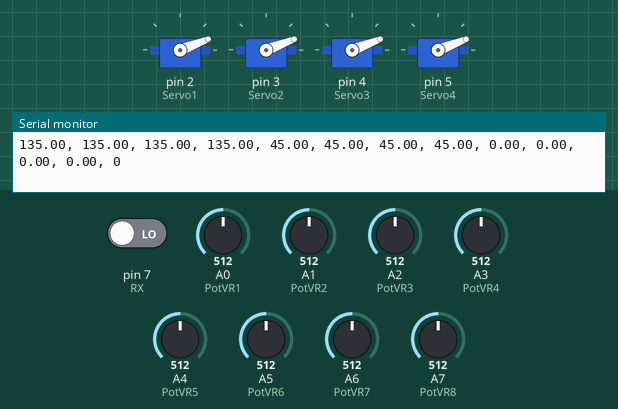
This sketch was run on a simulated Arduino Nano, built with avr-gcc and run on an emulated ATmega328P. Parts: 4 × servo, the last lines printed to the serial monitor. Inputs (shaded band) come from the test bench; at power-on: A0 (PotVR1) = 512, A1 (PotVR2) = 512, A2 (PotVR3) = 512, pin 7 (RX) LOW, A3 (PotVR4) = 512, A4 (PotVR5) = 512, A5 (PotVR6) = 512, A6 (PotVR7) = 512, A7 (PotVR8) = 512.

Above: at 1.25 s.
1.3 s: A0 (PotVR1) set to 119
At 2.43 s:
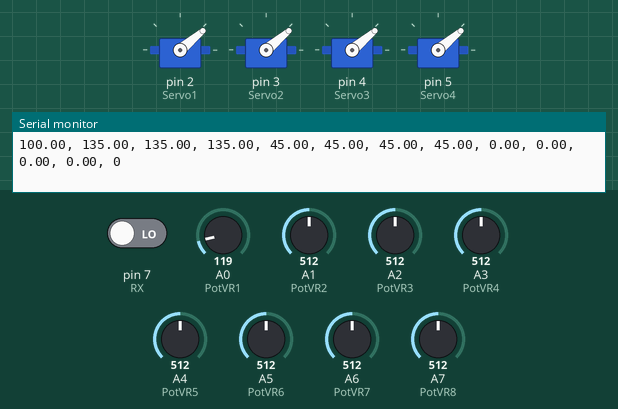
4.3 s: A0 (PotVR1) set to 106
7.3 s: A1 (PotVR2) set to 124
At 9.5 s:
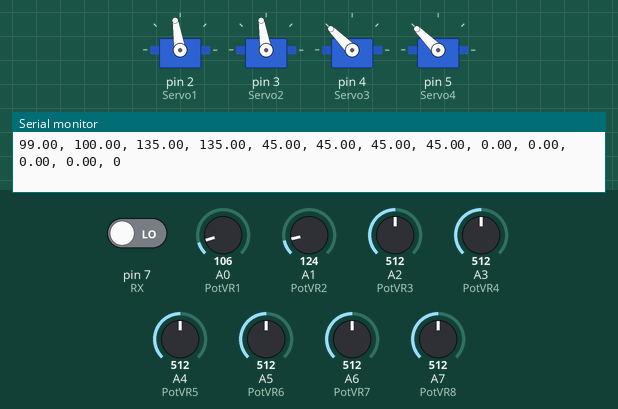
10.3 s: A1 (PotVR2) set to 109
11.8 s: A2 (PotVR3) set to 121
At 14.6 s:
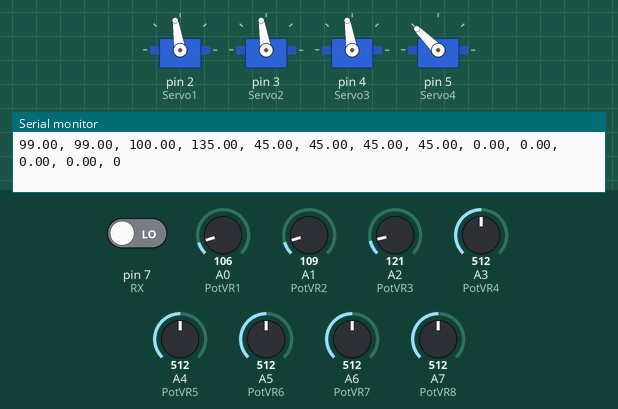
14.8 s: A2 (PotVR3) set to 107
Timing chart, 0 to 17.8 s (numbered marks = the images above; inputs shaded):
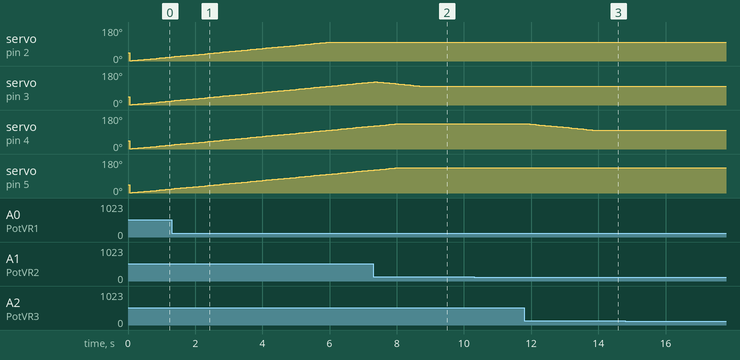

Measured:
- after the input at 11.8 s, servo on pin 4 (Servo3): moves from 135° to 99° over 2.0 s, starting after 0.07 s

The sketch:

landing.ino
```cpp
#include <Servo.h>

Servo Servo1;
Servo Servo2;
Servo Servo3;
Servo Servo4;

double Servo1Pos;
double Servo2Pos;
double Servo3Pos;
double Servo4Pos;


int PotVR1 = A0; // Maxpos Servo1
int PotVR2 = A1; // Maxpos Servo2
int PotVR3 = A2; // Maxpos Servo3
int PotVR4 = A3; // Maxpos Servo4
int PotVR5 = A4; // Minpos Servo1
int PotVR6 = A5; // Minpos Servo2
int PotVR7 = A6; // Minpos Servo3
int PotVR8 = A7; // Minpos Servo4

double PotVal1;
double PotVal2;
double PotVal3;
double PotVal4;
double PotVal5;
double PotVal6;
double PotVal7;
double PotVal8;

double Increment1;
double Increment2;
double Increment3;
double Increment4;

double Interval1 = 1.5; // Controls the speed at which the landing gear goes up
double Interval2 = 4; // Controls the speed at which the landing gear goes down

int RX = 7;
int RXValue;

bool Init; // initialization

void setup() {
    Servo1.attach(2);
    Servo2.attach(3);
    Servo3.attach(4);
    Servo4.attach(5);

    Init = HIGH;

    Serial.begin(9600);
}

void loop() {
    PotVal1 = analogRead(PotVR1);
    PotVal1 = map(PotVal1, 0, 1023, 90, 180);

    PotVal2 = analogRead(PotVR2);
    PotVal2 = map(PotVal2, 0, 1023, 90, 180);

    PotVal3 = analogRead(PotVR3);
    PotVal3 = map(PotVal3, 0, 1023, 90, 180);

    PotVal4 = analogRead(PotVR4);
    PotVal4 = map(PotVal4, 0, 1023, 90, 180);

    PotVal5 = analogRead(PotVR5);
    PotVal5 = map(PotVal5, 0, 1023, 0, 90);

    PotVal6 = analogRead(PotVR6);
    PotVal6 = map(PotVal6, 0, 1023, 0, 90);

    PotVal7 = analogRead(PotVR7);
    PotVal7 = map(PotVal7, 0, 1023, 0, 90);

    PotVal8 = analogRead(PotVR8);
    PotVal8 = map(PotVal8, 0, 1023, 0, 90);

    // This 'if' function runs only for the first cycle and moves the legs to the extended min position set by the potentioemeters
    if (Init == HIGH) {
        Servo1.write(PotVal5);
        Servo2.write(PotVal6);
        Servo3.write(PotVal7);
        Servo4.write(PotVal8);
        Init = LOW;
    }

    RXValue = pulseIn (RX, HIGH, 50000);

  if (RXValue < 1500) //gear channel of RX = '1'
  {
    if (Servo1Pos < PotVal1) //if the servo possition is smaller than the max possition -> add 1 to servo possition
    {
      Servo1Pos = Servo1Pos + Interval1;
      Servo1.write(Servo1Pos);
    }

    if (Servo1Pos > PotVal1) //if the servo possition is bigger than the max possition -> subtract 1 from servo possition
    {
      Servo1Pos = Servo1Pos - Interval1;
      Servo1.write(Servo1Pos);
    }

    if (Servo2Pos < PotVal2) //if the servo possition is smaller than the max possition -> add 1 to servo possition
    {
      Servo2Pos = Servo2Pos + Interval1;
      Servo2.write(Servo2Pos);
    }

    if (Servo2Pos > PotVal2) //if the servo possition is bigger than the max possition -> subtract 1 from servo possition
    {
      Servo2Pos = Servo2Pos - Interval1;
      Servo2.write(Servo2Pos);
    }

    if (Servo3Pos < PotVal3) //if the servo possition is smaller than the max possition -> add 1 to servo possition
    {
      Servo3Pos = Servo3Pos + Interval1;
      Servo3.write(Servo3Pos);
    }

    if (Servo3Pos > PotVal3) //if the servo possition is bigger than the max possition -> subtract 1 from servo possition
    {
      Servo3Pos = Servo3Pos - Interval1;
      Servo3.write(Servo3Pos);
    }

    if (Servo4Pos < PotVal4) //if the servo possition is smaller than the max possition -> add 1 to servo possition
    {
      Servo4Pos = Servo4Pos + Interval1;
      Servo4.write(Servo4Pos);
    }

    if (Servo4Pos > PotVal4) //if the servo possition is bigger than the max possition -> subtract 1 from servo possition
    {
      Servo4Pos = Servo4Pos - Interval1;
      Servo4.write(Servo4Pos);
    }
  }

  else if (RXValue > 1500) //gear channel of RX = '0'
  {
    if (Servo1Pos < PotVal5) //if the servo possition is smaller than the min possition -> add 1 to servo possition
    {
      Servo1Pos = Servo1Pos + Interval2;
      Servo1.write(Servo1Pos);
    }

    if (Servo1Pos > PotVal5) //if the servo possition is bigger than the min possition -> subtract 1 to servo possition
    {
      Servo1Pos = Servo1Pos - Interval2;
      Servo1.write(Servo1Pos);
    }

    if (Servo2Pos < PotVal6) //if the servo possition is smaller than the min possition -> add 1 to servo possition
    {
      Servo2Pos = Servo2Pos + Interval2;
      Servo2.write(Servo2Pos);
    }

    if (Servo2Pos > PotVal6) //if the servo possition is bigger than the min possition -> subtract 1 to servo possition
    {
      Servo2Pos = Servo2Pos - Interval2;
      Servo2.write(Servo2Pos);
    }


    if (Servo3Pos < PotVal7) //if the servo possition is smaller than the min possition -> add 1 to servo possition
    {
      Servo3Pos = Servo3Pos + Interval2;
      Servo3.write(Servo3Pos);
    }

    if (Servo3Pos > PotVal7) //if the servo possition is bigger than the min possition -> subtract 1 to servo possition
    {
      Servo3Pos = Servo3Pos - Interval2;
      Servo3.write(Servo3Pos);
    }


    if (Servo4Pos < PotVal8) //if the servo possition is smaller than the min possition -> add 1 to servo possition
    {
      Servo4Pos = Servo4Pos + Interval2;
      Servo4.write(Servo4Pos);
    }

    if (Servo4Pos > PotVal8) //if the servo possition is bigger than the min possition -> subtract 1 to servo possition
    {
      Servo4Pos = Servo4Pos - Interval2;
      Servo4.write(Servo4Pos);
    }
  }

  Serial.print(PotVal1);
  Serial.print(", ");
  Serial.print(PotVal2);
  Serial.print(", ");
  Serial.print(PotVal3);
  Serial.print(", ");
  Serial.print(PotVal4);
  Serial.print(", ");
  Serial.print(PotVal5);
  Serial.print(", ");
  Serial.print(PotVal6);
  Serial.print(", ");
  Serial.print(PotVal7);
  Serial.print(", ");
  Serial.print(PotVal8);
  Serial.print(", ");
  Serial.print(Increment1);
  Serial.print(", ");
  Serial.print(Increment2);
  Serial.print(", ");
  Serial.print(Increment3);
  Serial.print(", ");
  Serial.print(Increment4);
  Serial.print(", ");
  Serial.println(RXValue);
}
```
